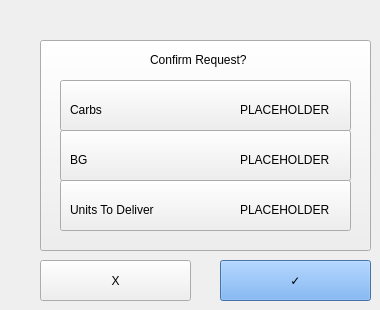
   <widget class="QWidget" name="page_5">
    <widget class="QPushButton" name="page4BackgroundButton">
     <property name="geometry">
      <rect>
       <x>40</x>
       <y>40</y>
       <width>331</width>
       <height>211</height>
      </rect>
     </property>
     <property name="styleSheet">
      <string notr="true">font: 75 25pt &quot;DejaVu Sans&quot;;
</string>
     </property>
     <property name="text">
      <string/>
     </property>
    </widget>
    <widget class="QPushButton" name="page4CarbButton">
     <property name="geometry">
      <rect>
       <x>60</x>
       <y>80</y>
       <width>291</width>
       <height>51</height>
      </rect>
     </property>
     <property name="styleSheet">
      <string notr="true">font: 75 25pt &quot;DejaVu Sans&quot;;
</string>
     </property>
     <property name="text">
      <string/>
     </property>
    </widget>
    <widget class="QPushButton" name="page4BGButton">
     <property name="geometry">
      <rect>
       <x>60</x>
       <y>130</y>
       <width>291</width>
       <height>51</height>
      </rect>
     </property>
     <property name="styleSheet">
      <string notr="true">font: 75 25pt &quot;DejaVu Sans&quot;;
</string>
     </property>
     <property name="text">
      <string/>
     </property>
    </widget>
    <widget class="QPushButton" name="page4UnitsDeliverButton">
     <property name="geometry">
      <rect>
       <x>60</x>
       <y>180</y>
       <width>291</width>
       <height>51</height>
      </rect>
     </property>
     <property name="styleSheet">
      <string notr="true">font: 75 25pt &quot;DejaVu Sans&quot;;
</string>
     </property>
     <property name="text">
      <string/>
     </property>
    </widget>
    <widget class="QLabel" name="page4ConfirmLabel">
     <property name="geometry">
      <rect>
       <x>150</x>
       <y>50</y>
       <width>121</width>
       <height>20</height>
      </rect>
     </property>
     <property name="text">
      <string>Confirm Request?</string>
     </property>
    </widget>
    <widget class="QLabel" name="page4CarbLabel">
     <property name="geometry">
      <rect>
       <x>70</x>
       <y>100</y>
       <width>41</width>
       <height>20</height>
      </rect>
     </property>
     <property name="text">
      <string>Carbs</string>
     </property>
    </widget>
    <widget class="QLabel" name="page4BGLabel">
     <property name="geometry">
      <rect>
       <x>70</x>
       <y>150</y>
       <width>41</width>
       <height>20</height>
      </rect>
     </property>
     <property name="text">
      <string>BG</string>
     </property>
    </widget>
    <widget class="QLabel" name="page4UnitsDeliverLabel">
     <property name="geometry">
      <rect>
       <x>70</x>
       <y>200</y>
       <width>111</width>
       <height>20</height>
      </rect>
     </property>
     <property name="text">
      <string>Units To Deliver</string>
     </property>
    </widget>
    <widget class="QLabel" name="page4CarbsVarLabel">
     <property name="geometry">
      <rect>
       <x>240</x>
       <y>100</y>
       <width>101</width>
       <height>20</height>
      </rect>
     </property>
     <property name="text">
      <string>PLACEHOLDER</string>
     </property>
    </widget>
    <widget class="QLabel" name="page4BGVarLabel">
     <property name="geometry">
      <rect>
       <x>240</x>
       <y>150</y>
       <width>101</width>
       <height>20</height>
      </rect>
     </property>
     <property name="text">
      <string>PLACEHOLDER</string>
     </property>
    </widget>
    <widget class="QLabel" name="page4UnitsVarLabel">
     <property name="geometry">
      <rect>
       <x>240</x>
       <y>200</y>
       <width>101</width>
       <height>20</height>
      </rect>
     </property>
     <property name="text">
      <string>PLACEHOLDER</string>
     </property>
    </widget>
    <widget class="QPushButton" name="page4CheckButton">
     <property name="geometry">
      <rect>
       <x>220</x>
       <y>260</y>
       <width>151</width>
       <height>41</height>
      </rect>
     </property>
     <property name="styleSheet">
      <string notr="true">font: 75 35pt &quot;DejaVu Sans&quot;;

background-color: rgb(98, 160, 234);</string>
     </property>
     <property name="text">
      <string>✓</string>
     </property>
    </widget>
    <widget class="QPushButton" name="page4CancelButton">
     <property name="geometry">
      <rect>
       <x>40</x>
       <y>260</y>
       <width>151</width>
       <height>41</height>
      </rect>
     </property>
     <property name="styleSheet">
      <string notr="true">font: 75 35pt &quot;DejaVu Sans&quot;;
</string>
     </property>
     <property name="text">
      <string>X</string>
     </property>
    </widget>
   </widget>
